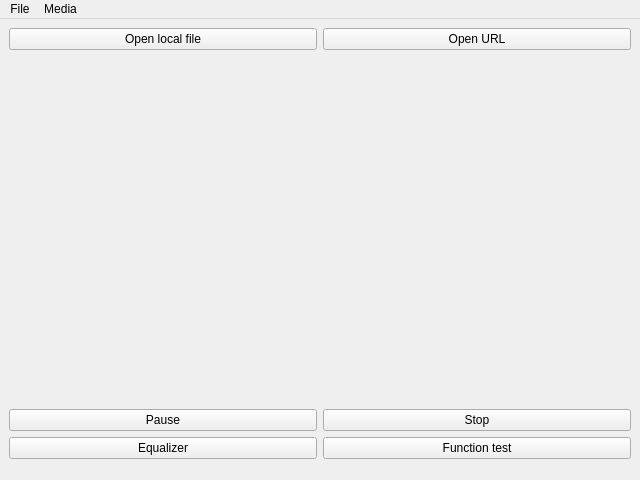
<?xml version="1.0" encoding="UTF-8"?>
<ui version="4.0">
 <class>Player</class>
 <widget class="QMainWindow" name="Player">
  <property name="geometry">
   <rect>
    <x>0</x>
    <y>0</y>
    <width>640</width>
    <height>480</height>
   </rect>
  </property>
  <property name="windowTitle">
   <string>Basic Player Test</string>
  </property>
  <property name="windowIcon">
   <iconset resource="../../resources/logo.qrc">
    <normaloff>:/icons/48x48/vlc-qt.png</normaloff>:/icons/48x48/vlc-qt.png</iconset>
  </property>
  <widget class="QWidget" name="centralwidget">
   <layout class="QGridLayout" name="gridLayout_2">
    <item row="5" column="0" colspan="2">
     <widget class="VlcWidgetVolumeSlider" name="volume" native="true">
      <property name="sizePolicy">
       <sizepolicy hsizetype="Preferred" vsizetype="Maximum">
        <horstretch>0</horstretch>
        <verstretch>0</verstretch>
       </sizepolicy>
      </property>
     </widget>
    </item>
    <item row="1" column="0" colspan="2">
     <widget class="VlcWidgetVideo" name="video" native="true"/>
    </item>
    <item row="0" column="0">
     <widget class="QPushButton" name="openLocal">
      <property name="text">
       <string>Open local file</string>
      </property>
     </widget>
    </item>
    <item row="3" column="1">
     <widget class="QPushButton" name="stop">
      <property name="text">
       <string>Stop</string>
      </property>
     </widget>
    </item>
    <item row="0" column="1">
     <widget class="QPushButton" name="openUrl">
      <property name="text">
       <string>Open URL</string>
      </property>
     </widget>
    </item>
    <item row="3" column="0">
     <widget class="QPushButton" name="pause">
      <property name="text">
       <string>Pause</string>
      </property>
      <property name="checkable">
       <bool>true</bool>
      </property>
     </widget>
    </item>
    <item row="6" column="0" colspan="2">
     <widget class="VlcWidgetSeek" name="seek" native="true">
      <property name="sizePolicy">
       <sizepolicy hsizetype="Preferred" vsizetype="Maximum">
        <horstretch>0</horstretch>
        <verstretch>0</verstretch>
       </sizepolicy>
      </property>
     </widget>
    </item>
    <item row="4" column="0">
     <widget class="QPushButton" name="equalizer">
      <property name="text">
       <string>Equalizer</string>
      </property>
     </widget>
    </item>
    <item row="4" column="1">
     <widget class="QPushButton" name="functionTest">
      <property name="text">
       <string>Function test</string>
      </property>
     </widget>
    </item>
   </layout>
  </widget>
  <widget class="QMenuBar" name="menubar">
   <property name="geometry">
    <rect>
     <x>0</x>
     <y>0</y>
     <width>640</width>
     <height>22</height>
    </rect>
   </property>
   <widget class="QMenu" name="menuFile">
    <property name="title">
     <string>File</string>
    </property>
    <addaction name="actionOpenLocal"/>
    <addaction name="actionOpenUrl"/>
    <addaction name="separator"/>
    <addaction name="actionClose"/>
   </widget>
   <widget class="QMenu" name="menuMedia">
    <property name="title">
     <string>Media</string>
    </property>
    <addaction name="actionPause"/>
    <addaction name="actionStop"/>
   </widget>
   <addaction name="menuFile"/>
   <addaction name="menuMedia"/>
  </widget>
  <action name="actionClose">
   <property name="text">
    <string>Close</string>
   </property>
  </action>
  <action name="actionPause">
   <property name="text">
    <string>Pause</string>
   </property>
  </action>
  <action name="actionStop">
   <property name="text">
    <string>Stop</string>
   </property>
  </action>
  <action name="actionOpenLocal">
   <property name="text">
    <string>Open local file</string>
   </property>
  </action>
  <action name="actionOpenUrl">
   <property name="text">
    <string>Open URL</string>
   </property>
  </action>
 </widget>
 <customwidgets>
  <customwidget>
   <class>VlcWidgetVideo</class>
   <extends>QWidget</extends>
   <header>../../src/widgets/WidgetVideo.h</header>
   <container>1</container>
   <slots>
    <signal>fullscreen()</signal>
    <slot>toggleFullscreen()</slot>
   </slots>
  </customwidget>
  <customwidget>
   <class>VlcWidgetVolumeSlider</class>
   <extends>QWidget</extends>
   <header>../../src/widgets/WidgetVolumeSlider.h</header>
   <container>1</container>
   <slots>
    <slot>mute()</slot>
    <slot>volumeUp()</slot>
    <slot>volumeDown()</slot>
   </slots>
  </customwidget>
  <customwidget>
   <class>VlcWidgetSeek</class>
   <extends>QWidget</extends>
   <header>../../src/widgets/WidgetSeek.h</header>
   <container>1</container>
  </customwidget>
 </customwidgets>
 <resources>
  <include location="../../resources/logo.qrc"/>
 </resources>
 <connections>
  <connection>
   <sender>actionClose</sender>
   <signal>triggered()</signal>
   <receiver>Player</receiver>
   <slot>close()</slot>
   <hints>
    <hint type="sourcelabel">
     <x>-1</x>
     <y>-1</y>
    </hint>
    <hint type="destinationlabel">
     <x>399</x>
     <y>299</y>
    </hint>
   </hints>
  </connection>
 </connections>
</ui>
